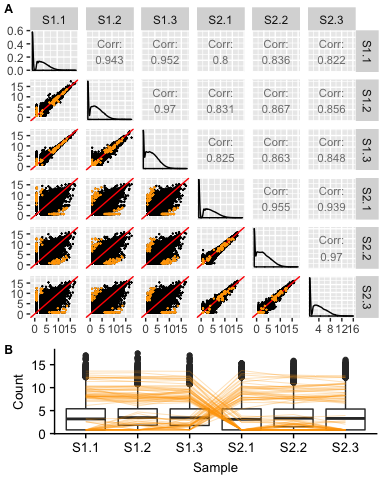

This figure's R source:
library(bigPint)
library(dplyr)
library(tidyr)
library(ggplot2)
library(limma)
library(GGally)
library(gridExtra)
library(cowplot)

data(soybean_cn)
data(soybean_cn_metrics)
data <- soybean_cn
metrics <- soybean_cn_metrics

# Focus on treatment groups S1 and S2
data <- data[,c(1:7)]

metricList = list()
metricList[["S1_S2"]] = metrics[["S1_S2"]]

p1 = plotDEG(data, metricList, option="scatterPoints", threshVar="FDR", threshVal=0.05, pointSize=0.1)
p2 = plotDEG(data, metricList, option="parallelCoord", threshVar="FDR", threshVal=0.05, lineSize = 0.1)

plot1 <- ggmatrix_gtable(p1[["S1_S2"]])
plot2 <- p2[["S1_S2"]] + theme(axis.text=element_text(size=10), axis.title =element_text(size=10))
plot_grid(plot1, plot2, nrow = 2, rel_heights = c(0.7, 0.3), labels = c("A", "B"), label_size = 9)
